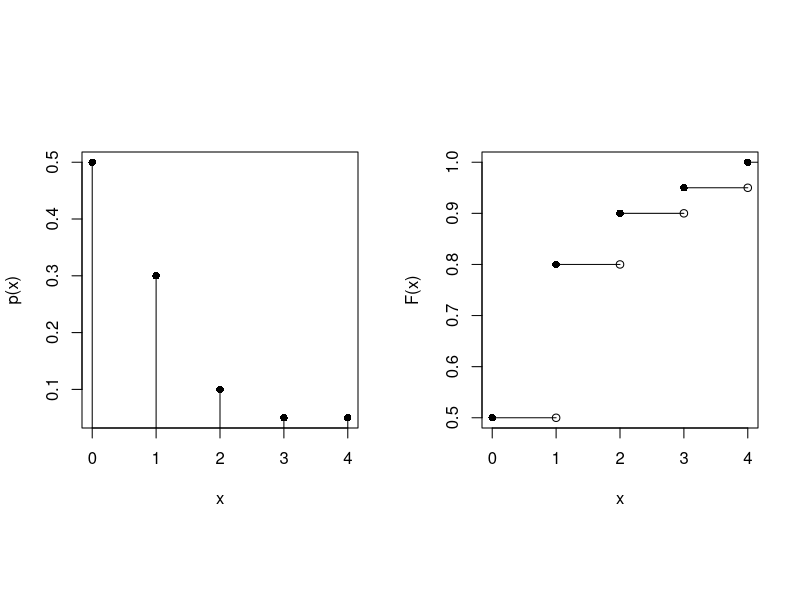
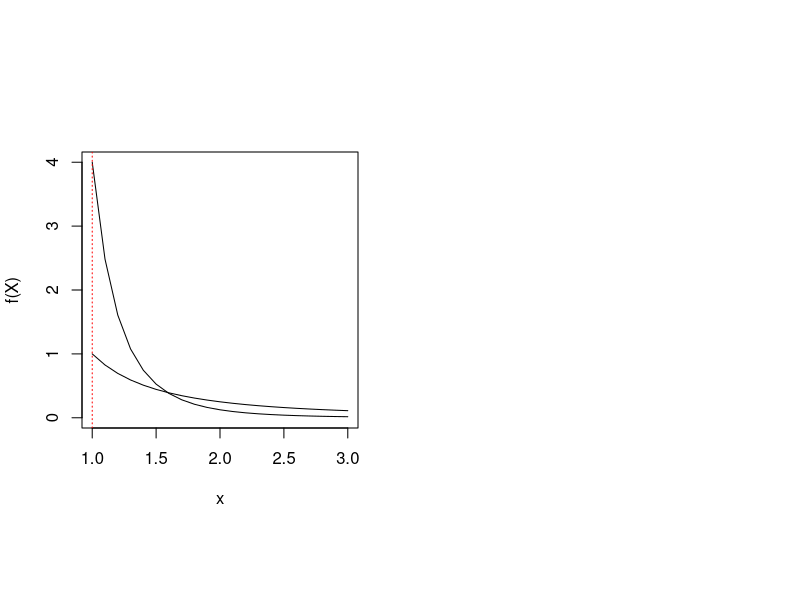
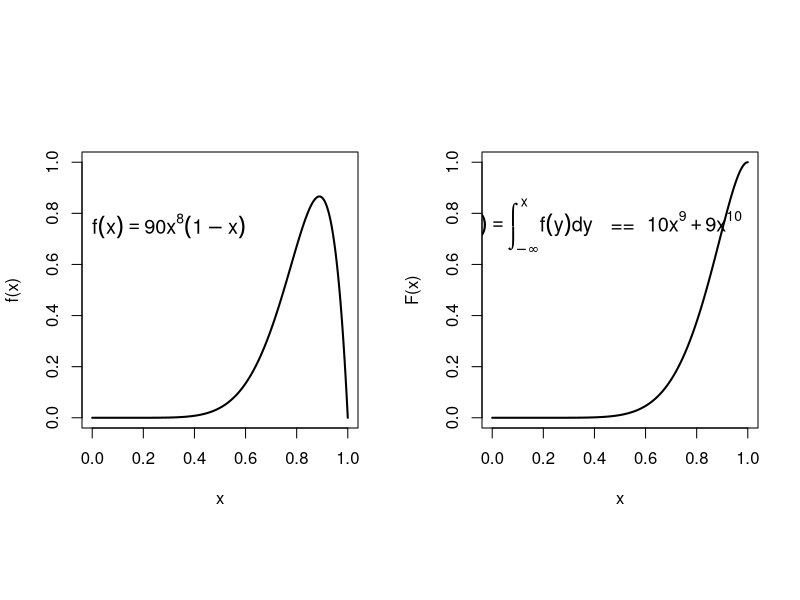

Reproduce these figures in R, in order.
## Exercício 3
par(mfrow=c(1,2), pty="s") 
par(pty="s")

# fmp
#Eixos na mesma escala
x <- c(0, 1, 2, 3, 4)
f_x <- c(0.5, 0.3, 0.1, 0.05, 0.05)
plot(x, f_x, xlab="x", ylab = "p(x)", pch=16) 
segments (x, 0, x, f_x)

# fda
F_x <- c(0.5, 0.8, 0.9, 0.95, 1.0)
plot(x, F_x, xlab="x", ylab = "F(x)", pch=16)
segments(x, F_x, x+1, F_x)
points (1:4, F_x[1:4])


## Exercício 4
x <- seq(1, 3, 0.1)
theta <- 1
k <- 1
k2 <- 4

f <- function(x, k) { (k*theta^k) / x^(k+1) }

plot(x, f(x, k), type = "l", xlab = "x", ylab = "f(X)", xlim = c(1, 3), ylim = c(0, 4))
lines(x, f(x, k2), type = "l", xlab = "x", ylab = "f(X)", xlim = c(1, 3), ylim = c(0, 4))
abline(v = 1, lty = 3,  col = "red")


## Exercício 5
# Plotar a função densidade de probabilidade e a acumulada 
x <- seq(0,1,0.001)
fdp<- function (x) { (20*(x^8))*(1-x) }
fda<- function (x) { 10*(x^9) - 9*(x^10) }

par(mfrow=c(1,2), pty="s")
par(pty = "s")
# Eixos na mesma escala
plot(x, fdp(x), type="l", xlab = "x", 
     ylab = "f(x)", xlim = c(0,1), ylim = c(0,1), lwd="2")
text(0.3, .75, expression (f(x) == paste(90*x^8)*(1-x)),
     cex = 1.2)
plot(x, fda(x), type="l", xlab="x", ylab = "F(x)", 
     xlim = c(0,1), ylim = c(0,1), lwd="2") 
text(0.4, 0.75, expression(F(X) == paste(integral(f(y) * dy, -infinity, x), " ", "  ==  " ,
10*x^9 + 9*x^10)), cex = 1.2)


# Testes
x <- c(12, 55, 59, 61, 70, 72, 77, 79, 80, 88, 85, 90, 91, 75, 75, 77, 88, 82, 84, 84, 88, 90, 70, 77, 77, 77, 77, 77, 75, 76, 78 , 100, 100, 100, 100, 100, 100, 100, 100, 100, 100)
stem(x)
